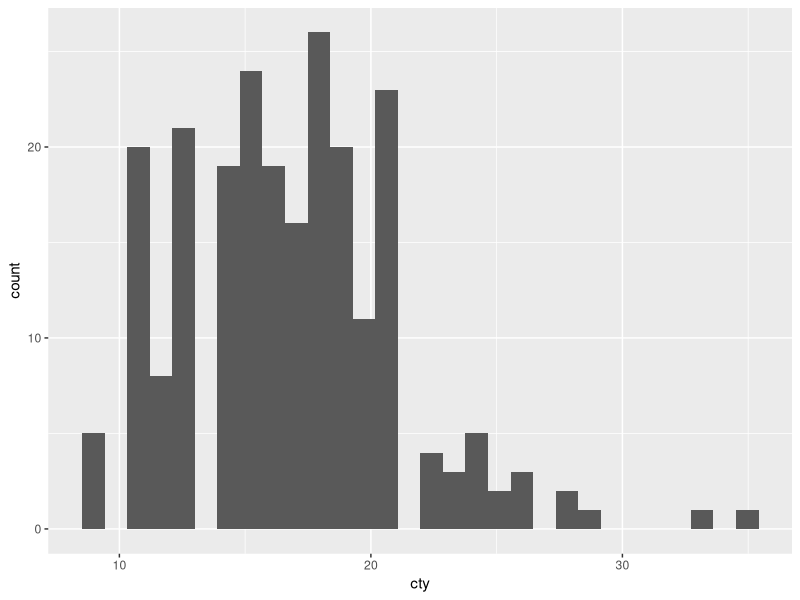
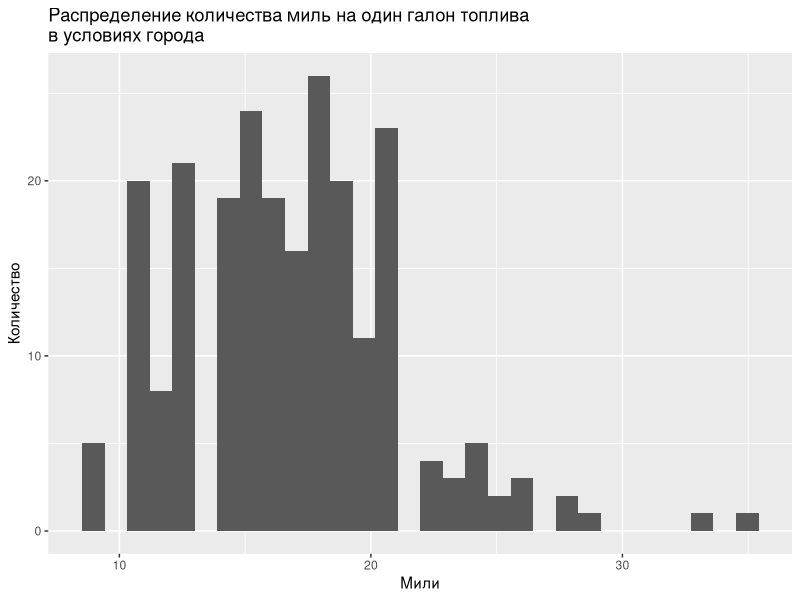
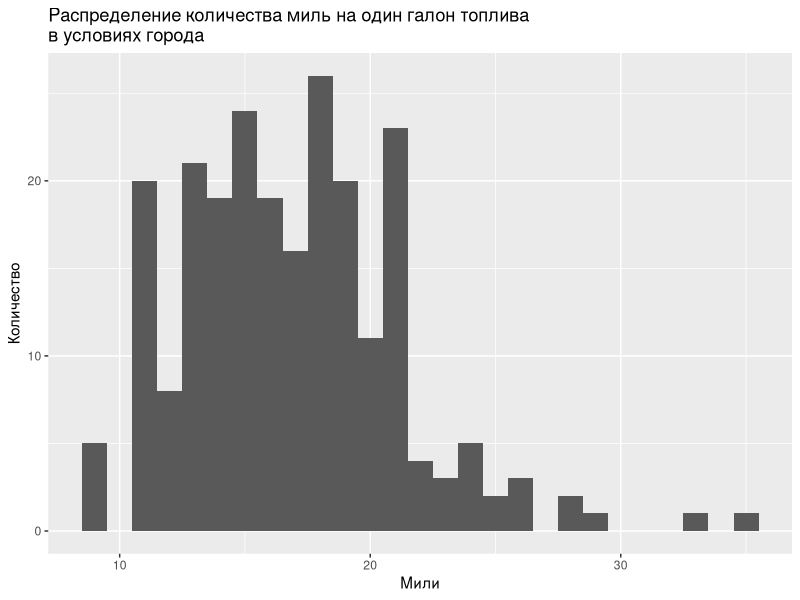
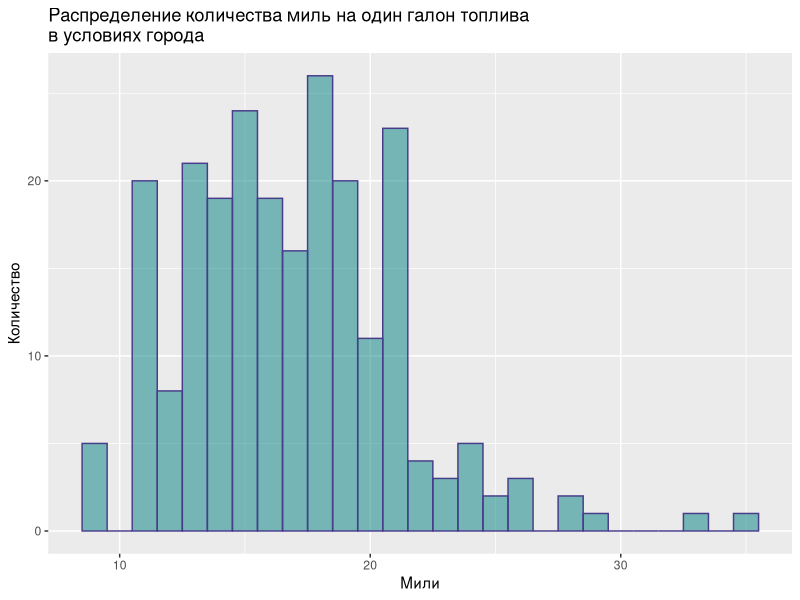
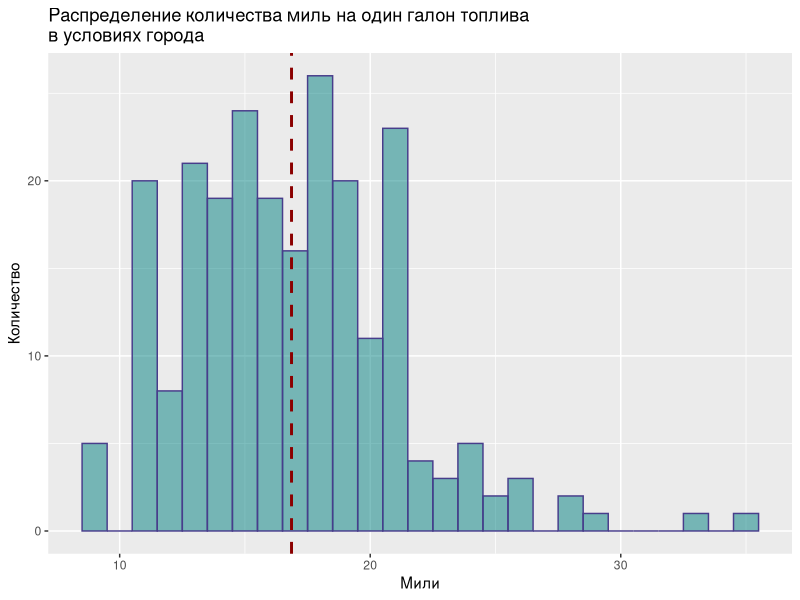
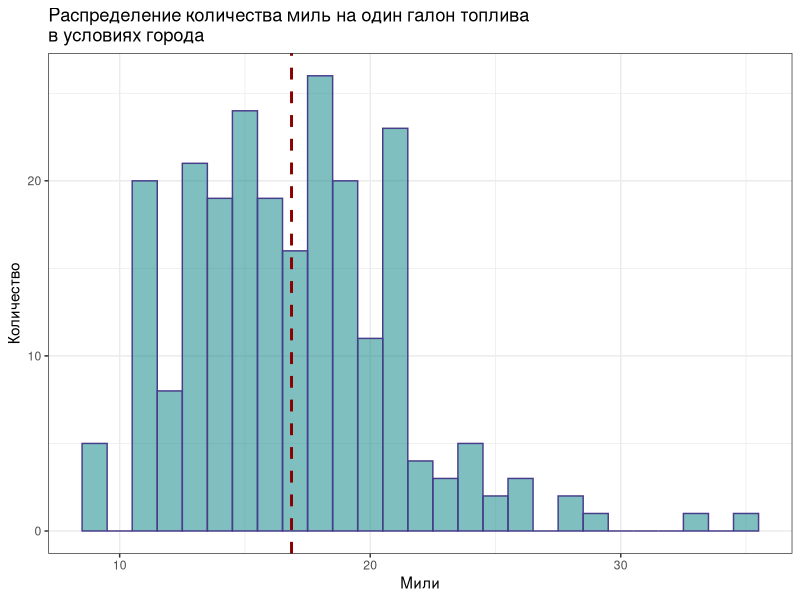
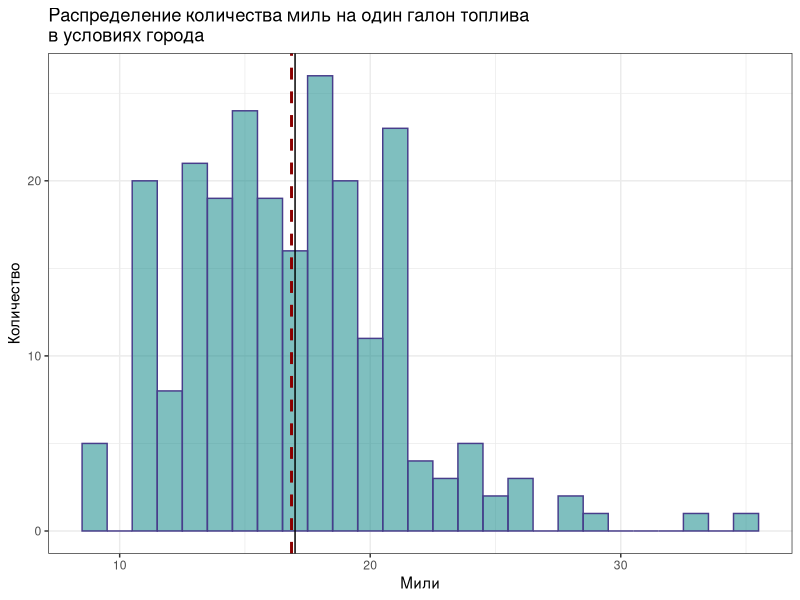
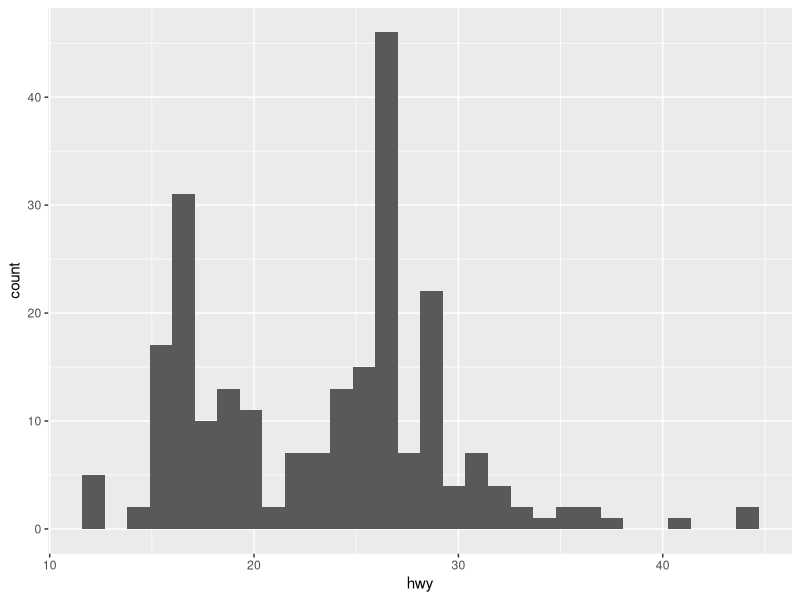

Recreate these plots in R, in order.
## ---- chunk 1
library(ggplot2)
data(mpg)
head(mpg, n = 3) #смотрим на первые три наблюдения, представленные в базе данных
help(mpg) #получаем дополнительную информацию по базе данных
## ---- chunk 2
class(mpg$cty) #проверяем класс переменной
#данная переменная является числовой, поэтому можно использовать ее для построения гистограммы
## ---- chunk 3
ggplot() +
  geom_histogram(data = mpg, aes(x = cty))
## ---- chunk 4
ggplot() +
  geom_histogram(data = mpg, aes(x = cty)) + 
  ggtitle("Распределение количества миль на один галон топлива\nв условиях города") + 
  xlab("Мили") + 
  ylab("Количество")
## ---- chunk 5
ggplot() +
  geom_histogram(data = mpg, aes(x = cty), binwidth = 1) + 
  ggtitle("Распределение количества миль на один галон топлива\nв условиях города") + 
  xlab("Мили") + 
  ylab("Количество")
## ---- chunk 6
ggplot() +
  geom_histogram(data = mpg, aes(x = cty), binwidth = 1, fill="#008080", col="#483D8B", alpha = 0.5)  + 
  ggtitle("Распределение количества миль на один галон топлива\nв условиях города") + 
  xlab("Мили") + 
  ylab("Количество")
## ---- chunk 7
ggplot() +
  geom_histogram(data = mpg, aes(x = cty), binwidth = 1, fill="#008080", col="#483D8B", alpha = 0.5)  + 
  ggtitle("Распределение количества миль на один галон топлива\nв условиях города") + 
  xlab("Мили") + 
  ylab("Количество") +
  geom_vline(aes(xintercept = mean(mpg$cty)), linetype="dashed", color="#8B0000", size=1) 
## ---- chunk 8
ggplot() +
  geom_histogram(data = mpg, aes(x = cty), binwidth = 1, fill="#008080", col="#483D8B", alpha = 0.5)  + 
  ggtitle("Распределение количества миль на один галон топлива\nв условиях города") + 
  xlab("Мили") + 
  ylab("Количество") +
  geom_vline(aes(xintercept = mean(mpg$cty)), linetype="dashed", color="#8B0000", size=1) + 
  theme_bw()
## ---- chunk 9
ggplot() +
  geom_histogram(data = mpg, aes(x = cty), binwidth = 1, fill="#008080", col="#483D8B", alpha = 0.5)  + 
  ggtitle("Распределение количества миль на один галон топлива\nв условиях города") + 
  xlab("Мили") + 
  ylab("Количество") +
  geom_vline(aes(xintercept = mean(mpg$cty)), linetype="dashed", color="#8B0000", size=1) +
  geom_vline(aes(xintercept = median(mpg$cty))) + 
  theme_bw()
## ---- chunk 10
ggplot() +
  geom_histogram(data = mpg, aes(x = hwy))
## ---- chunk 11
Mode <- function(x) {
ux <- unique(x)
ux[which.max(tabulate(match(x, ux)))]
}
## ---- chunk 12
ggplot() +
  geom_histogram(data = mpg, aes(x = hwy), binwidth = 1, fill="#6495ED", col="#00008B", alpha = 0.5)  + 
  ggtitle("Распределение количества миль на один галон топлив\nв условиях шоссе") + 
  xlab("Мили") + 
  ylab("Количество") +
  geom_vline(aes(xintercept = mean(mpg$hwy)), linetype="dashed", color="#8B0000", size=1) +
  geom_vline(aes(xintercept = median(mpg$hwy)), linetype="dotted", color="#8B0000", size=1) + 
  geom_vline(aes(xintercept = median(mpg$hwy)), linetype="solid", color="#A9A9A9", size=1) + 
  theme_bw()
## ---- chunk 13
ggplot() +
  geom_bar(data = mpg, aes(x = class))
## ---- chunk 14
ggplot() +
  geom_bar(data = mpg, aes(x = class, fill=drv)) +
  xlab("Класс автомобиля") +
  ylab("Количество") +
  ggtitle("Количество классов автомобилей\nдля различных групп привода")
## ---- chunk 15
ggplot() +
  geom_bar(data = mpg, aes(x = class, fill=drv), position = "dodge") +
  xlab("Класс автомобиля") +
  ylab("Количество") +
  ggtitle("Количество классов автомобилей\nдля различных групп привода")
## ---- chunk 16
ggplot() +
  geom_bar(data = mpg, aes(x = class, fill=drv), position = "dodge") +
  xlab("Класс автомобиля") +
  ylab("Количество") +
  ggtitle("Количество классов автомобилей\nдля различных типов привода") +
  scale_fill_brewer(name = "Тип\nпривода", palette = "Set2") +
  theme_bw()
## ---- chunk 17
ggplot() +
  geom_bar(data = mpg, aes(x = class, y = cty), stat = "identity", fill = "#9400D3", alpha = 0.5) +
  xlab("Класс автомобиля") +
  ylab("Мили на галон") +
  ggtitle("Количество миль на галон в городе\nдля различных классов автомобилей") + 
  theme_bw()
## ---- chunk 18
g <- ggplot() +
  geom_bar(data = mpg, aes(x = fl, y = hwy), stat = "identity")
## ---- chunk 19
ggplot() +
  geom_bar(data = mpg, aes(x = class, y=cty, fill=fl), position = "dodge", stat = "identity") +
  xlab("Класс автомобиля") +
  ylab("Миль на галон") +
  ggtitle("Расход топлива в городе\nдля различных классов машин\nс разными потребляемыми типами топлива") +
  scale_fill_brewer(name = "Тип\nтоплива", palette = "Dark2") +
  theme_bw()
